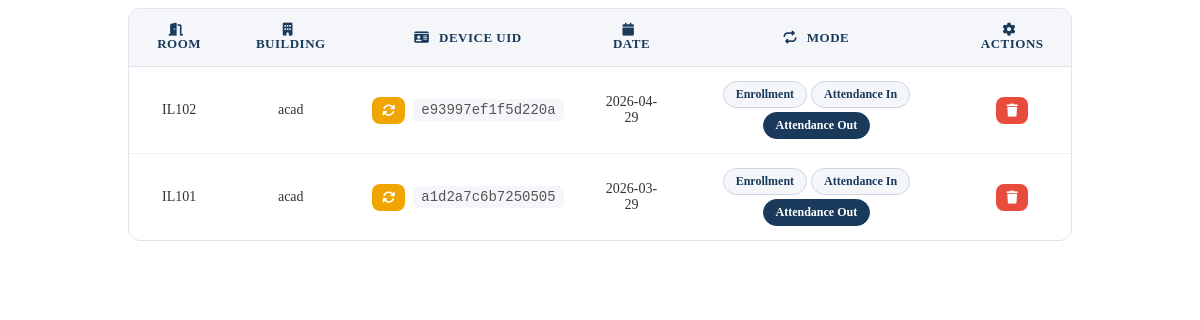
The page /admin/dev_up.php on the database its author committed.
### tables this page shows
CREATE TABLE `devices` (
  `id` int(10) UNSIGNED NOT NULL,
  `device_uid` text DEFAULT NULL,
  `room` varchar(16) NOT NULL,
  `building` varchar(64) NOT NULL,
  `device_date` date DEFAULT NULL,
  `device_mode` int(1) NOT NULL
);

### admin/dev_up.php (the view, shortened to what this page needs)
<link rel="stylesheet" href="https://cdnjs.cloudflare.com/ajax/libs/font-awesome/6.5.0/css/all.min.css">
<div class="dev-table-wrapper">
    <table class="dev-table">
        <thead>
            <tr>
                <th><i class="fa-solid fa-door-open"></i> Room</th>
                <th><i class="fa-solid fa-building"></i> Building</th>
                <th><i class="fa-solid fa-id-card"></i> Device UID</th>
                <th><i class="fa-solid fa-calendar"></i> Date</th>
                <th><i class="fa-solid fa-repeat"></i> Mode</th>
                <th><i class="fa-solid fa-gear"></i> Actions</th>
            </tr>
        </thead>
        <tbody>
            <?php
            require '../connectDB.php';
            $sql = "SELECT * FROM devices ORDER BY id DESC";
            $result = mysqli_stmt_init($conn);
            if (!mysqli_stmt_prepare($result, $sql)) {
                echo '<tr><td colspan="6" style="text-align:center; color:red; padding:20px;">SQL Error</td></tr>';
            } else {
                mysqli_stmt_execute($result);
                $resultl = mysqli_stmt_get_result($result);
                echo '<form action="" method="POST" enctype="multipart/form-data">';
                while ($row = mysqli_fetch_assoc($resultl)) {
                    $radio1 = ($row["device_mode"] == 0) ? "checked" : "";
                    $radio2 = ($row["device_mode"] == 1) ? "checked" : "";
                    $radio3 = ($row["device_mode"] == 2) ? "checked" : "";
                    $de_mode = '
                    <div class="mode_select">
                        <input type="radio" id="'.$row["id"].'-1" name="'.$row["id"].'" class="mode_sel" data-id="'.$row["id"].'" value="0" '.$radio1.'/>
                        <label for="'.$row["id"].'-1">Enrollment</label>
                        <input type="radio" id="'.$row["id"].'-2" name="'.$row["id"].'" class="mode_sel" data-id="'.$row["id"].'" value="1" '.$radio2.'/>
                        <label for="'.$row["id"].'-2">Attendance In</label>
                        <input type="radio" id="'.$row["id"].'-3" name="'.$row["id"].'" class="mode_sel" data-id="'.$row["id"].'" value="2" '.$radio3.'/>
                        <label for="'.$row["id"].'-3">Attendance Out</label>
                    </div>';
                    echo '
                    <tr>
                        <td>'.$row["room"].'</td>
                        <td>'.$row["building"].'</td>
                        <td>
                            <div class="uid-cell">
                                <button type="button" class="btn-refresh dev_uid_up" data-id="'.$row["id"].'" title="Update device token">
                                    <i class="fa-solid fa-arrows-rotate"></i>
                                </button>
                                <span class="uid-text">'.($row["device_uid"] ?: '—').'</span>
                            </div>
                        </td>
                        <td>'.$row["device_date"].'</td>
                        <td>'.$de_mode.'</td>
                        <td>
                            <button type="button" class="btn-delete dev_del" data-id="'.$row["id"].'" title="Delete device">
                                <i class="fa-solid fa-trash"></i>
                            </button>
                        </td>
                    </tr>';
                }
                echo '</form>';
            }
            ?>
        </tbody>
    </table>
</div>

### admin/dev_up.php (style rules this page uses)
.dev-table-wrapper { background: #fff; border-radius: 12px; border: 1px solid #e0e4ea; overflow: hidden; margin-left:120px; margin-right:120px; }
.dev-table { width: 100%; border-collapse: collapse; }
.dev-table thead tr { background: #f4f6f9; border-bottom: 1px solid #e0e4ea; text-align:center; }
.dev-table th { padding: 14px 20px; text-align: center; font-size: 13px; font-weight: 700; color: #1a3a5c; text-transform: uppercase; letter-spacing: 0.5px; border: none; }
.dev-table td { padding: 14px 20px; font-size: 14px; color: #333; border-bottom: 1px solid #f0f2f5; vertical-align: middle; border-left: none; border-right: none; border-top: none; text-align: center; }
.dev-table th i { margin-right: 6px; color: #1a3a5c; }
.dev-table tbody tr:last-child td { border-bottom: none; }
.uid-cell { display: flex; align-items: center; gap: 8px; justify-content: center; }
.uid-text { font-family: monospace; font-size: 14px; color: #555; background: #f4f6f9; padding: 3px 8px; border-radius: 6px; }
.mode_select { display: flex; gap: 4px; flex-wrap: wrap; justify-content: center; }
.mode_select label { padding: 5px 12px; border-radius: 50px; border: 1.5px solid #ccd6e0; background: #f4f6f9; color: #1a3a5c; font-size: 12px; font-weight: 600; cursor: pointer; transition: .2s; white-space: nowrap; }
.mode_select input[type="radio"]:checked + label { background: #1a3a5c; color: #fff; border-color: #1a3a5c; }
.btn-refresh { background: #f0a500; color: #fff; border: none; border-radius: 8px; padding: 7px 10px; font-size: 13px; cursor: pointer; transition:0.2s; }
.btn-delete { background: #e74c3c; color: #fff; border: none; border-radius: 8px; padding: 7px 10px; font-size: 13px; cursor: pointer; transition:0.2s; }

### rows shown on the page
devices: room "IL102", building "acad", device_uid "e93997ef1f5d220a", device_date "2026-04-29"
devices: room "IL101", building "acad", device_uid "a1d2a7c6b7250505", device_date "2026-03-29"
